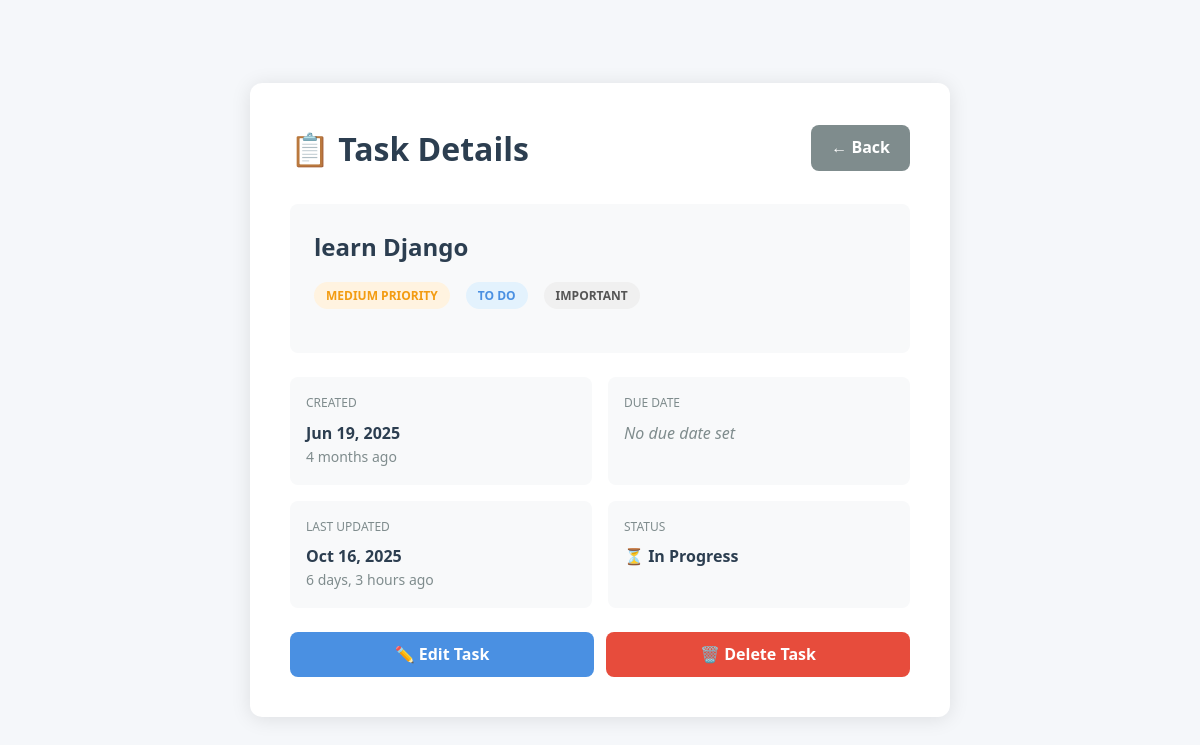
The page /task_details/26 (signed in) on the database as committed earlier.
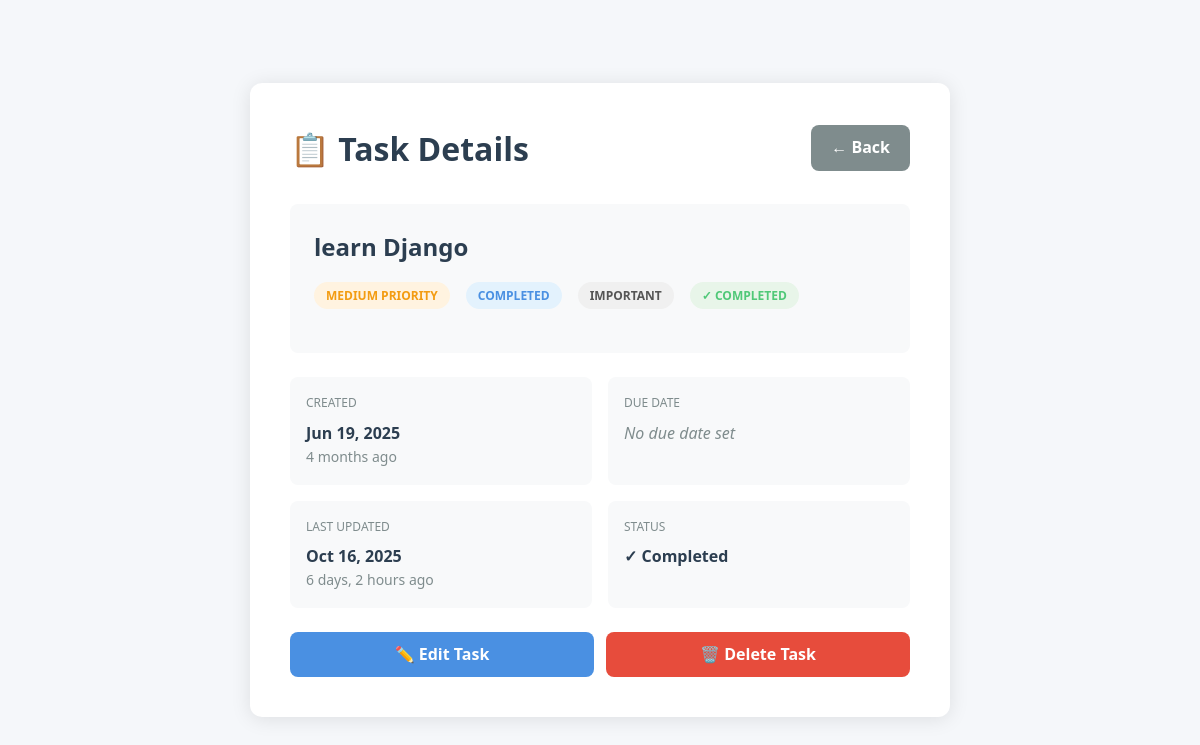
The same page on the database as committed later.
### base/models.py (models this page shows, shortened)
class Task(models.Model):
    PRIORITY_CHOICES = [
        ('high', 'High Priority'),
        ('medium', 'Medium Priority'),
        ('low', 'Low Priority'),
    ]
    STATUS_CHOICES = [
        ('todo', 'To Do'),
        ('in_progress', 'In Progress'),
        ('completed', 'Completed'),
    ]
    Categories = [
        ('work', 'Work'),
        ('personal', 'Personal'),
        ('shopping', 'Shopping'),
        ('health', 'Health'),
        ('education', 'Education'),
        ('other', 'Other'),
    ]
    user = models.ForeignKey(User, on_delete=models.CASCADE, related_name='tasks')
    title = models.CharField(max_length=200, help_text="Task title", blank=True, default='')
    description = models.TextField(blank=True, null=True, help_text="Task description")
    status = models.CharField(max_length=20, choices=STATUS_CHOICES, default='todo')
    priority = models.CharField(max_length=20, choices=PRIORITY_CHOICES, default='medium')
    complete = models.BooleanField(default=False, help_text="Mark as complete")
    created_at = models.DateTimeField(auto_now_add=True)
    updated_at = models.DateTimeField(auto_now=True)
    due_date = models.DateField(help_text="Set the due date", blank=True, null=True)
    categories = models.CharField(max_length=20, choices=Categories, default='other')
    tags = models.CharField(max_length=200, blank=True, help_text="Comma-separated tags")
    class Meta:
        ordering = ['-created_at']
    @property
    def is_overdue(self):
        if self.due_date and not self.complete:
            return self.due_date < timezone.now().date()
        return False
    @property
    def tag_list(self):
        return [tag.strip() for tag in self.tags.split(',') if tag.strip()]

### base/views.py (the view)
# urls.py: path('task_details/<str:pk>', views.task_details, name="task_details"),
@login_required(login_url='/')
def task_details(request, pk):
    tasks = get_object_or_404(Task, id=pk)
    context = {'tasks': tasks}
    return render(request, 'base/task_details.html', context)

### base/templates/base/task_details.html (shortened to what the changed rows need)
{% extends 'main.html' %}
{% block content %}
<body style="background: #f5f7fa; min-height: 100vh; padding: 20px; display: flex; justify-content: center; align-items: center;">
    <div style="background: white; padding: 40px; border-radius: 12px; box-shadow: 0 2px 20px rgba(0,0,0,0.1); max-width: 700px; width: 100%;">
        <div style="display: flex; justify-content: space-between; align-items: center; margin-bottom: 30px;">
            <h1 style="color: #2c3e50; margin: 0;">📋 Task Details</h1>
        </div>
        <div style="background: #f8f9fa; padding: 24px; border-radius: 8px; margin-bottom: 24px;">
            <h2 style="color: #2c3e50; margin-bottom: 16px; font-size: 24px;">
                {{ tasks.title|default:tasks.description }}
            </h2>
            <div style="display: flex; gap: 8px; flex-wrap: wrap; margin-bottom: 20px;">
                <span class="badge badge-{{ tasks.priority }}">
                    {{ tasks.get_priority_display }}
                </span>
                <span class="badge badge-status">
                    {{ tasks.get_status_display }}
                </span>
                <span class="badge" style="background: #f0f0f0; color: #555;">
                    {{ tasks.get_categories_display }}
                </span>
                {% if tasks.complete %}
                <span class="badge" style="background: #e8f5e9; color: #50c878;">
                    ✓ Completed
                </span>
                {% endif %}
            </div>
        </div>
        <div style="display: grid; grid-template-columns: 1fr 1fr; gap: 16px; margin-bottom: 24px;">
            <div style="background: #f8f9fa; padding: 16px; border-radius: 8px;">
                <p style="color: #7f8c8d; font-size: 12px; text-transform: uppercase; margin-bottom: 8px;">Created</p>
                <p style="color: #2c3e50; font-weight: 600;">{{ tasks.created_at|date:"M d, Y" }}</p>
                <p style="color: #7f8c8d; font-size: 14px;">{{ tasks.created_at|timesince }} ago</p>
            </div>
            <div style="background: #f8f9fa; padding: 16px; border-radius: 8px;">
                <p style="color: #7f8c8d; font-size: 12px; text-transform: uppercase; margin-bottom: 8px;">Last Updated</p>
                <p style="color: #2c3e50; font-weight: 600;">{{ tasks.updated_at|date:"M d, Y" }}</p>
                <p style="color: #7f8c8d; font-size: 14px;">{{ tasks.updated_at|timesince }} ago</p>
            </div>
            <div style="background: #f8f9fa; padding: 16px; border-radius: 8px;">
                <p style="color: #7f8c8d; font-size: 12px; text-transform: uppercase; margin-bottom: 8px;">Status</p>
                <p style="color: #2c3e50; font-weight: 600;">
                    {% if tasks.complete %}
                        ✓ Completed
                    {% else %}
                        ⏳ In Progress
                    {% endif %}
                </p>
            </div>
        </div>
    </div>
</body>
{% endblock content %}

Rows that differ between the two databases and show on the page:
changed Task "learn Django": status "TO DO" → "COMPLETED"; complete False → True (drawn); updated_at "6 days, 3 hours" → "6 days, 2 hours"
Other text that changed with them:
text no longer shown: "⏳ In Progress"
text now shown: "✓ COMPLETED ✓ Completed"
